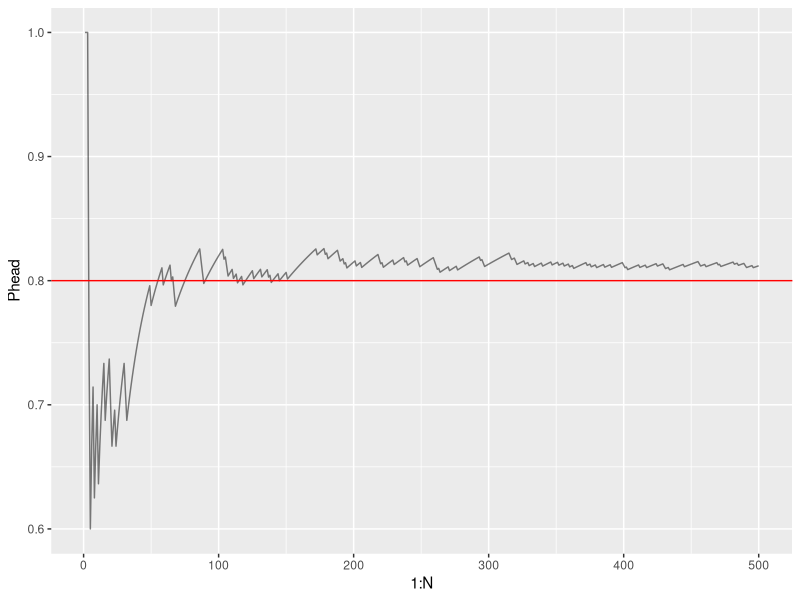
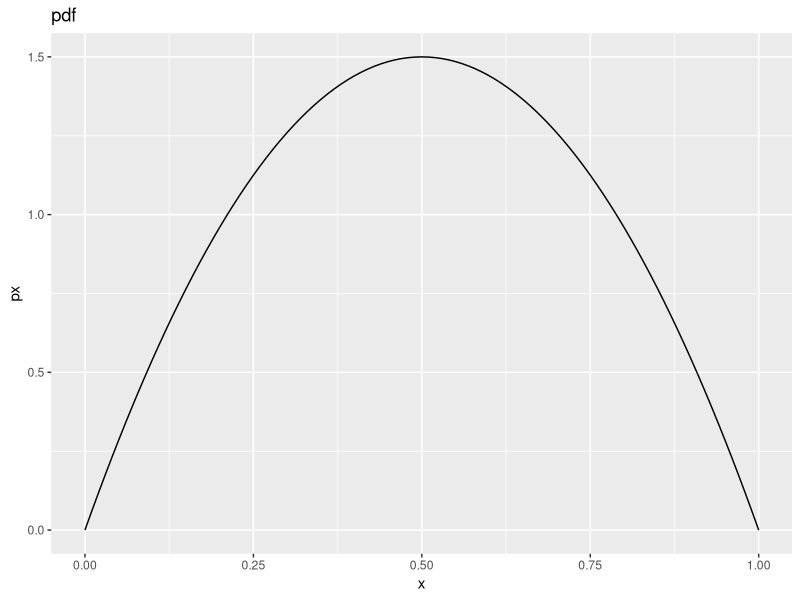
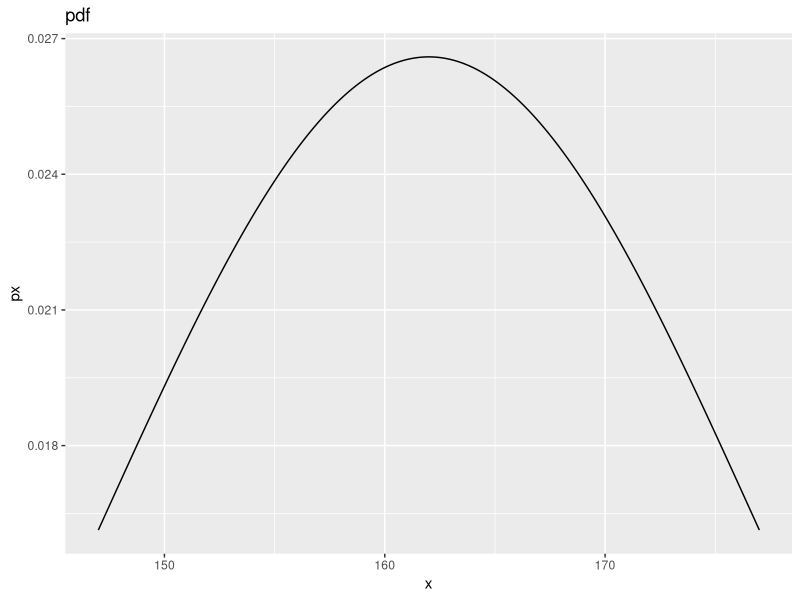

The R script that drew these images, in order:
## ---- chunk 1
library(tidyverse)

set.seed(123)

# Number of coin flips
N <- 500
p <- 0.8

flips <- sample(x=c("H", "T"), prob=c(p, 1-p), size=N, replace=TRUE)
Phead <- cumsum(flips=="H") / (1:N)

ggplot() +
  geom_line(mapping=aes(x=1:N, y=Phead), alpha=0.5) +
  geom_hline(mapping=aes(yintercept=p), color="red")
## ---- chunk 2
dx <- 0.01
x <- seq(0, 1, dx)
px <- 6*x * (1-x)

ggplot()+
  geom_line(mapping=aes(x=x, y=px)) +
  labs(title="pdf")

# Approximate Integral
area = sum(dx * px)
paste("The area under the curve is approximately", area)

## ---- chunk 3
mu <- 162
sigma <- 15

dx <- 0.01
x <- seq(mu-sigma, mu+sigma, dx)
px <- 1/(sigma * sqrt(2*pi)) * exp(-((x-mu)/sigma)^2/2)

ggplot()+
  geom_line(mapping=aes(x=x, y=px)) +
  labs(title="pdf")

# Approximate Integral
area = sum(dx * px)
paste("The area under the curve is approximately", round(area, 2))

